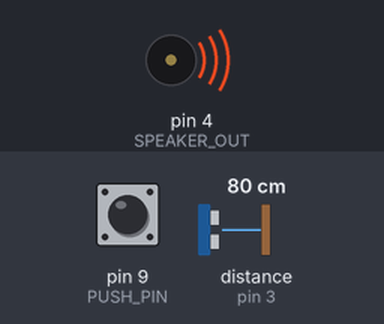
The sketch below on a simulated Arduino Uno, built with avr-gcc and run on an emulated ATmega328P. Parts: buzzer (waves = sounding). Wiring (inferred from the names in the program): ultrasonic range finder: trigger pin 2; echo pin 3. The inputs (shaded band) are chosen by the test bench; at power-on: pin 9 (PUSH_PIN) HIGH, distance to the obstacle (sensor on pin 3) 80 cm. The echo pulse lasts 58.3 µs per cm; what the sketch prints to the serial monitor is not drawn.

Above: at 1.2 s.
1.3 s: pin 9 (PUSH_PIN) pulled LOW for 0.15 s
At 1.8 s:
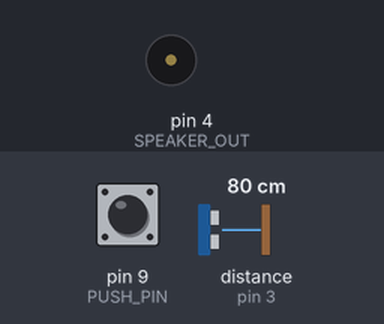
2.9 s: distance to the obstacle (sensor on pin 3) set to 2 cm
5.9 s: pin 9 (PUSH_PIN) pulled LOW for 1 s
At 6.6 s:
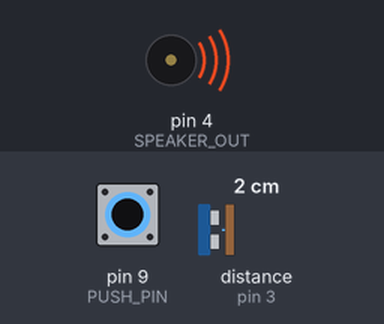
9.9 s: distance to the obstacle (sensor on pin 3) set to 60 cm
Timing chart, 0 to 12.9 s (numbered marks = the images above; inputs shaded):
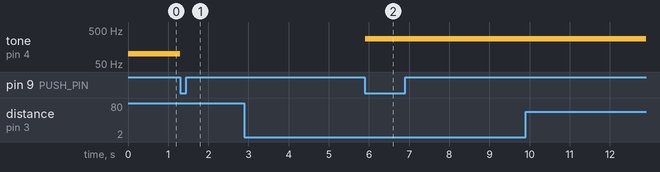

Measured:
- after the input at 1.3 s, tone on pin 4 (SPEAKER_OUT): 100 Hz → silent at once
- after the input at 2.9 s, every drawn part: stays the same
- after the input at 5.9 s, tone on pin 4 (SPEAKER_OUT): silent → 279 Hz at once
- after the input at 9.9 s, every drawn part: stays the same

The sketch:

make_it_controlled_may08a.ino
```cpp
 // Speker output pin
int SPEAKER_OUT = 4;
int POT_PIN = 1;
int PotIn = 0;
int Freq = 440;
// this was the range i found to be plesant
int MIN_F = 100;
int MAX_F = 670;

//utrasonic varibles
int TRIG_PIN = 2;
int ECHO_PIN = 3;
long dur;
double dist;

//pushbutton set up
int PUSH_PIN= 9;
int buttonState = 0;

void setup() {

 Serial.begin(9600);
 pinMode(TRIG_PIN, OUTPUT);
 pinMode(ECHO_PIN, INPUT);
 pinMode(PUSH_PIN, INPUT);


}

void loop() {


  // 100 to 10k is approx buzzer range
// Code Adapted From http://howtomechatronics.com/tutorials/arduino/ultrasonic-sensor-hc-sr04/

// clear pin
  digitalWrite(TRIG_PIN, LOW);
  delayMicroseconds(2);

//send trigger for 10 milsec
  digitalWrite(TRIG_PIN, HIGH);
  delayMicroseconds(50);
  digitalWrite(TRIG_PIN, LOW);

// read ultrasound response
 dur = pulseIn(ECHO_PIN, HIGH);

buttonState =digitalRead(PUSH_PIN);
if (buttonState == LOW)
{
  dist = dur*0.034/2 + 15;
}
else
{

}

//distance calcs


Freq = dist*16.75;
if(Freq < MIN_F)
{
Freq = MIN_F;
}

if(Freq > MAX_F)
{
noTone(SPEAKER_OUT);
}
else
{
  tone(SPEAKER_OUT ,Freq);
}


//noTone(SPEAKER_OUT);
//delay(0);
//noTone(SPEAKER_OUT);
Serial.print(Freq);
Serial.print(" ");
}
```
